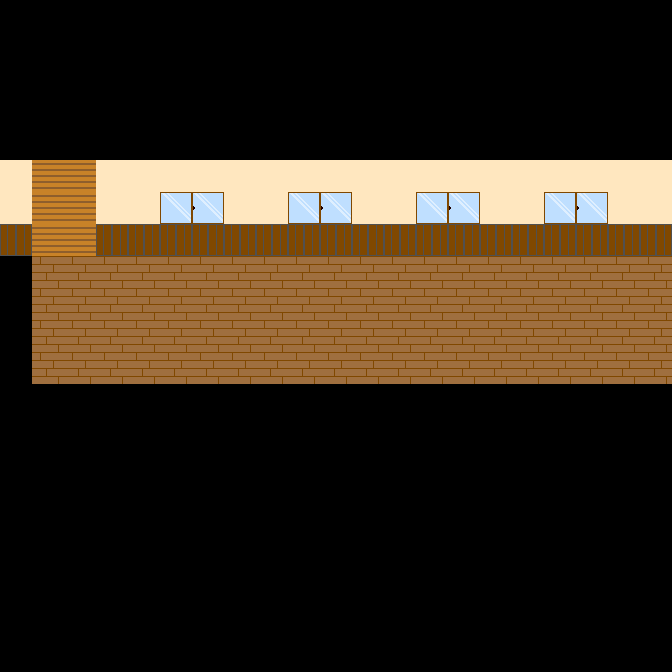

A level layout from a 2D game, rendered from its tile map. Below: a short description, then the map file with its tile-grid data intact:
An orthogonal 21x21 tile map with 32x32 px tiles, 1 tile layer (タイルレイヤー1).

<map version="1.10" tiledversion="1.11.2" orientation="orthogonal" renderorder="right-down" width="21" height="21" tilewidth="32" tileheight="32" infinite="0" nextlayerid="2" nextobjectid="1">
 <editorsettings>
  <export target="map3.csv" format="csv" />
 </editorsettings>
 <tileset firstgid="1" source="map_img.tsx" />
 <layer id="1" name="タイルレイヤー1" width="21" height="21">
  <data encoding="csv">
1,1,1,1,1,1,1,1,1,1,1,1,1,1,1,1,1,1,1,1,1,
1,1,1,1,1,1,1,1,1,1,1,1,1,1,1,1,1,1,1,1,1,
1,1,1,1,1,1,1,1,1,1,1,1,1,1,1,1,1,1,1,1,1,
1,1,1,1,1,1,1,1,1,1,1,1,1,1,1,1,1,1,1,1,1,
1,1,1,1,1,1,1,1,1,1,1,1,1,1,1,1,1,1,1,1,1,
4,18,18,4,4,4,4,4,4,4,4,4,4,4,4,4,4,4,4,4,4,
4,18,18,4,4,6,5,4,4,6,5,4,4,6,5,4,4,6,5,4,4,
3,18,18,3,3,3,3,3,3,3,3,3,3,3,3,3,3,3,3,3,3,
1,2,2,2,2,2,2,2,2,2,2,2,2,2,2,2,2,2,2,2,2,
1,2,2,2,2,2,2,2,2,2,2,2,2,2,2,2,2,2,2,2,2,
1,2,2,2,2,2,2,2,2,2,2,2,2,2,2,2,2,2,2,2,2,
1,2,2,2,2,2,2,2,2,2,2,2,2,2,2,2,2,2,2,2,2,
1,1,1,1,1,1,1,1,1,1,1,1,1,1,1,1,1,1,1,1,1,
1,1,1,1,1,1,1,1,1,1,1,1,1,1,1,1,1,1,1,1,1,
1,1,1,1,1,1,1,1,1,1,1,1,1,1,1,1,1,1,1,1,1,
1,1,1,1,1,1,1,1,1,1,1,1,1,1,1,1,1,1,1,1,1,
1,1,1,1,1,1,1,1,1,1,1,1,1,1,1,1,1,1,1,1,1,
1,1,1,1,1,1,1,1,1,1,1,1,1,1,1,1,1,1,1,1,1,
1,1,1,1,1,1,1,1,1,1,1,1,1,1,1,1,1,1,1,1,1,
1,1,1,1,1,1,1,1,1,1,1,1,1,1,1,1,1,1,1,1,1,
1,1,1,1,1,1,1,1,1,1,1,1,1,1,1,1,1,1,1,1,1
</data>
 </layer>
</map>
